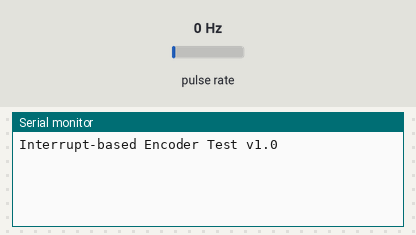
This sketch was run on a simulated Arduino Uno, built with avr-gcc and run on an emulated ATmega328P. Parts: the last lines printed to the serial monitor. Wiring (inferred from the names in the program): pulse sensor: data pin 3. The test bench sets the inputs (shaded band); at power-on: pulse rate 0 Hz.

Above: at 1.2 s.
1.3 s: pulse rate (sensor on pin 3) set to 4 Hz
At 1.54 s:
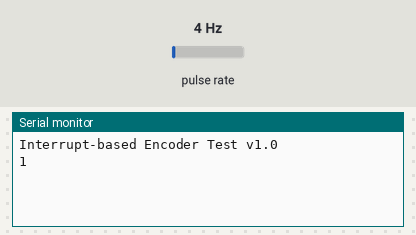
3.0 s: pulse rate (sensor on pin 3) set to 50 Hz
At 3.04 s:
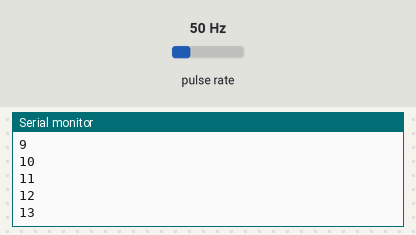
Timing chart, 0 to 6.0 s (numbered marks = the images above; inputs shaded):
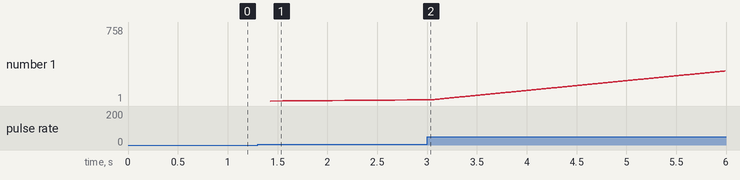

The sketch:

wheel_encoder_int_test.ino
```cpp
// Sample code for the Roarkit Beam-break Sensor used as a wheel encoder (with encoder wheels)
// Interrupt method (trigger a function every time the encoder signal changes)
//
// To test, install the encoder and encoder wheel, run the code and manually turn the encoder
// wheel

#define ENCODER_PIN 3

// Keep track of how many ticks the encoder has turned
int encoderTicks = 0;

void setup() {
  Serial.begin( 115200 );
  Serial.println( "Interrupt-based Encoder Test v1.0" );
  pinMode(ENCODER_PIN, INPUT);

  // Tell the Arduino to generate an interrupt every time the encoder pin changes (high->low or
  // low->high).  When the interrupt occurs, call the encoderTick() function.
  // Note that the digitalPinToInterrupt function converts a pin number (e.g. 3) to an
  // interrupt number (e.g. 1).
  //
  // IMPORTANT:  Only pins 2 and 3 of the Arduino Uno can generate "external interrupts" in
  // this way.  You can use other pins to do this but then you need to use "pin interrupts"
  // which are a bit harder to use (another topic).
  attachInterrupt(digitalPinToInterrupt(ENCODER_PIN), encoderTicked, CHANGE);
}

void loop() {
  static int lastEncoderTicks = 0;  // "Static" makes this variable keep its value across loop iterations

  if( encoderTicks != lastEncoderTicks) {
    // The tick count has changed, print the new count
    Serial.println(encoderTicks);
    lastEncoderTicks = encoderTicks;
  }
}

// This is the encoder's Interrupt Service Routine (ISR)
// IMPORTANT:  Do as little as possible in an ISR because everything else in your
//             Arduino is stopped while you are in here.
void encoderTicked() {
  // The encoder pin has transitioned from high->low or low->high.
  encoderTicks++;
}
```

Measured:
- after the input at 1.3 s, the serial monitor: prints a new line after 0.13 s (image 1)
- plotted number 1: 13 → 758 after the input at 3.0 s
